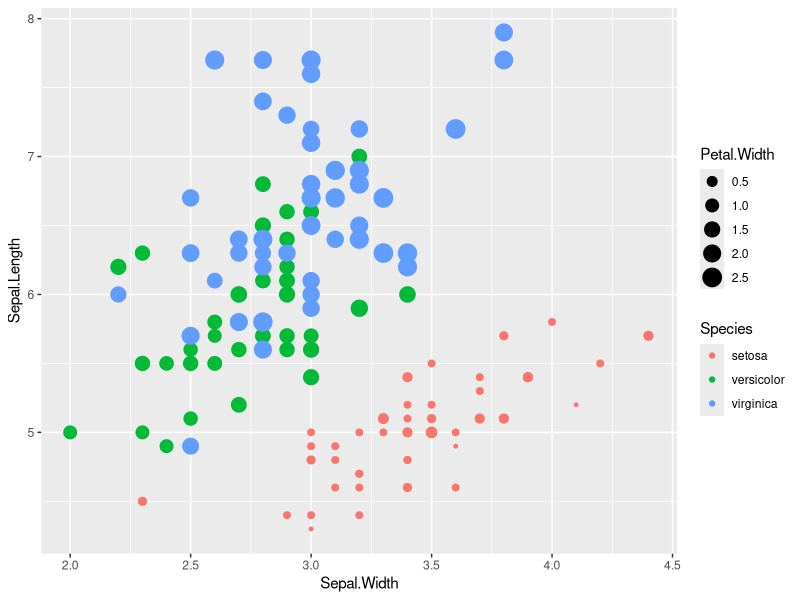
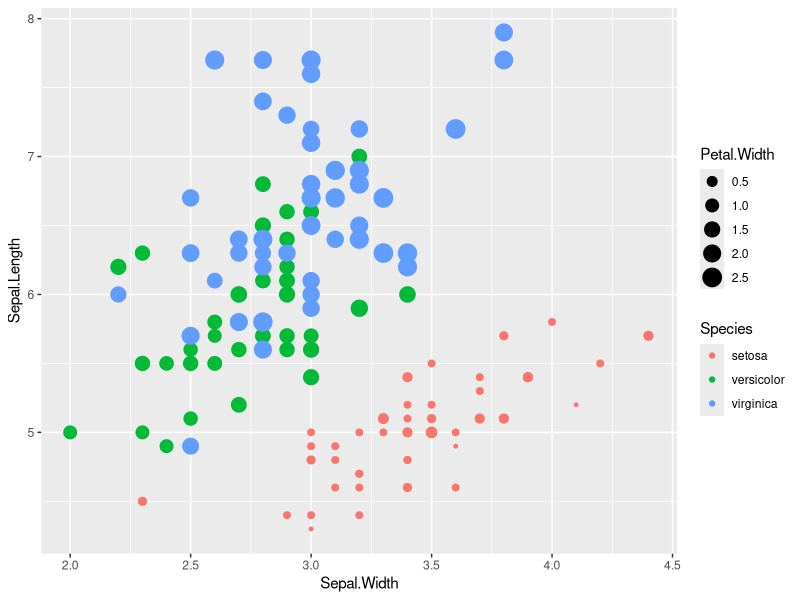

Write R code to recreate these figures, in order.
## ---- chunk 1
library(ggplot2)
## ---- chunk 2
ggplot(iris) +
geom_point(aes(x=Sepal.Width,
               y=Sepal.Length,
               colour=Species,
               size=Petal.Width))
## ---- chunk 3
ggplot(iris) +
geom_point(aes(x=Sepal.Width,
               y=Sepal.Length,
               colour=Species,
               size=Petal.Width))
## ---- chunk 4
ggplot_histogram <- function(dataset, varname='mpg') {
    png(paste0('my_images/histogram_',varname,'.png'), height=480, width=480)
        ggplot(dataset) + geom_histogram(aes_string(x=varname))
    dev.off()
}

for ( var in colnames(mtcars) )
    ggplot_histogram(mtcars, var)
